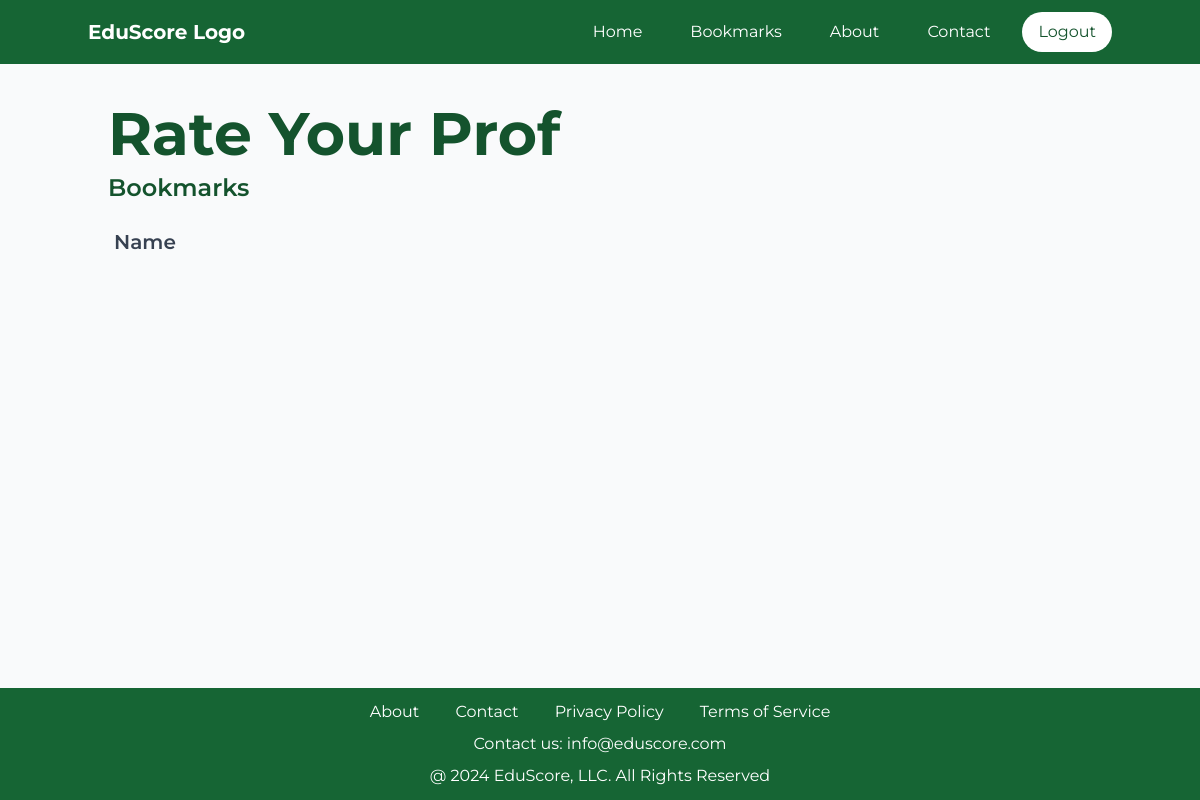
Before: /bookmark (signed in) with the older database file.
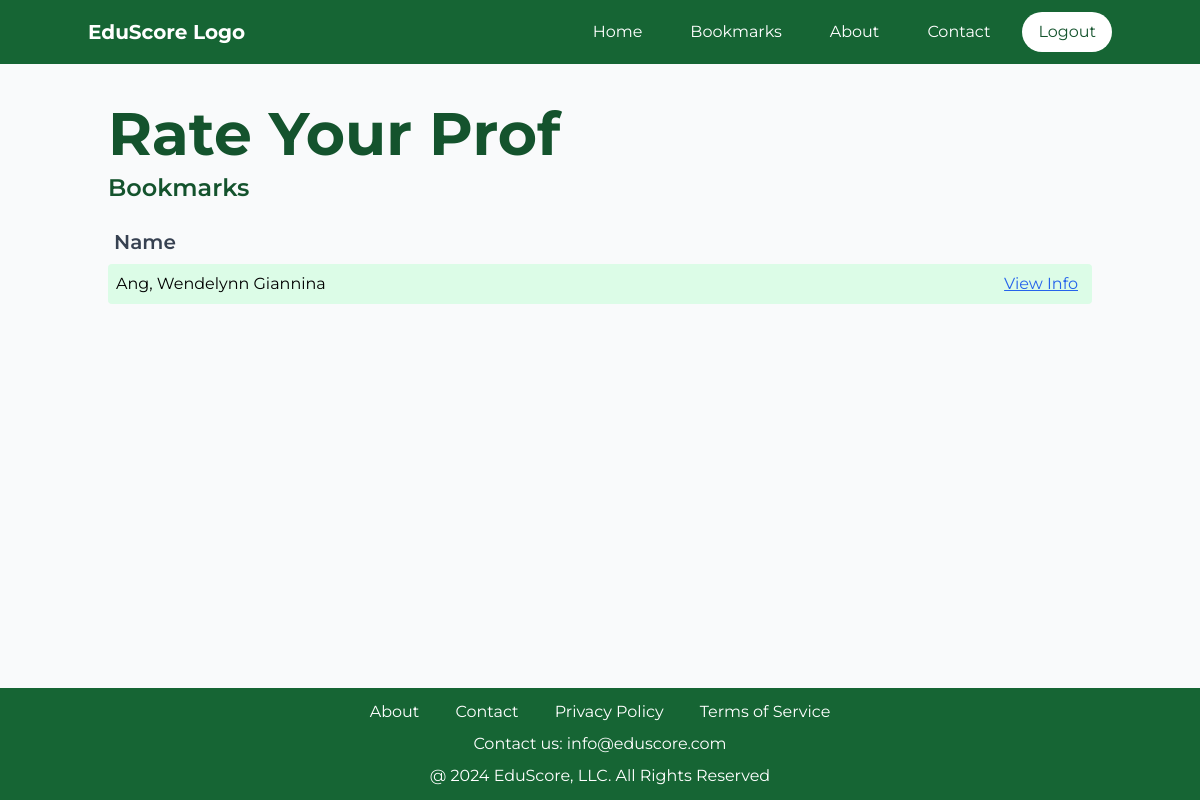
After: the same page with the newer database file.
### EvalSys/models.py (models this page shows, shortened)
class Teacher_BookmarkTB(models.Model):
    UserID = models.ForeignKey(User, on_delete=models.CASCADE)
    TeacherID = models.ForeignKey(TeacherTB, on_delete=models.CASCADE)
    DateAdded = models.DateTimeField(default=timezone.now)
    class Meta:
        unique_together = ('TeacherID', 'UserID')

class TeacherTB(models.Model):
    FirstName = models.CharField(max_length=100, null=False, blank=False)
    LastName = models.CharField(max_length=100, null=False, blank=False)
    Gender = models.CharField(max_length=50, null=True, blank=True)
    Department = models.CharField(max_length=100, null=True, blank=True, default="Unknown")
    EmpStatus = models.CharField(max_length=50, null=True, blank=True, default="Unknown")

### EvalSys/views.py (the view)
# urls.py: path('bookmark', views.showBookmark, name='Bookmark'),
@login_required(login_url='UserLogin')
def showBookmark(request):
    user = request.user
    MarkedProf = Teacher_BookmarkTB.objects.filter(UserID=user.id)
    return render(request, 'bookmark.html', {'ProfRecs': MarkedProf})

### templates/bookmark.html (shortened to what this page needs)
{% extends 'temp_2.html' %}
{% block content %}
    <div class="mt-5 p-5 w-full max-w-5xl mx-auto">
        <h1 class="text-6xl font-bold text-green-900 mb-2">Rate Your Prof</h1>
        <h2 class="text-2xl font-semibold text-green-900 mb-4">Bookmarks</h2>
        <h3 class="bg-transparent text-gray-700 p-2 text-xl font-semibold pl-1.5">Name</h3>
        <div>
            {% for item in ProfRecs %}
                <div class="{% cycle 'bg-green-100' 'bg-transparent' %} p-2 rounded mb-2 grid grid-cols-2">
                    <div class="text-black">
                        {{ item.TeacherID.LastName }}, {{ item.TeacherID.FirstName }}
                    </div>
                    <div class="text-right pr-1.5">
                        <a href="{% url 'TeacherInfo' item.TeacherID.id %}" class="text-blue-600 hover:text-blue-800 underline">
                            View Info
                        </a>
                    </div>
                </div>
            {% endfor %}
        </div>
    </div>
{% endblock %}

Changed rows visible on the page:
added Teacher_BookmarkTB: TeacherID.LastName "Ang", TeacherID.FirstName "Wendelynn Giannina"
